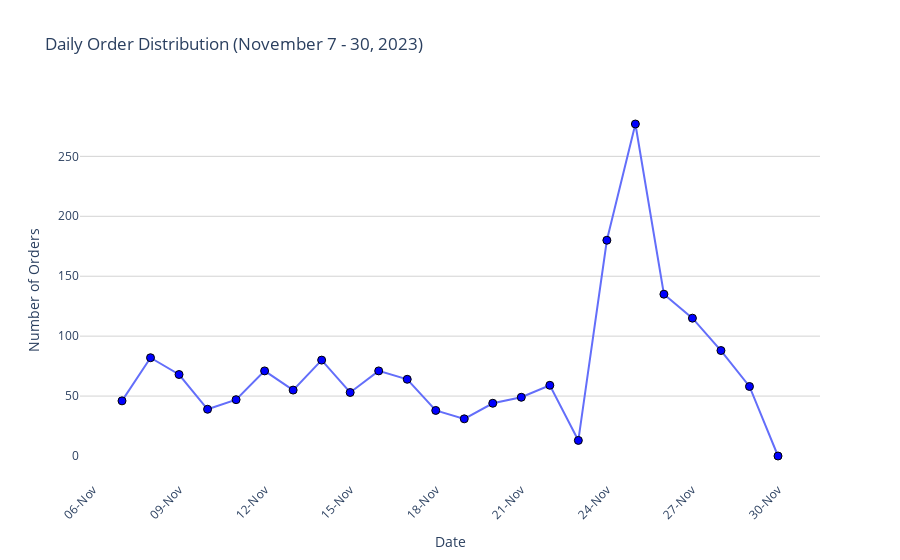

This figure's notebook cell:
### Markdown cell above
## Trend Noviembre

### Code cell
order_total['Created at'] = pd.to_datetime(order_total['Created at'],errors='coerce')

start_date = '2023-11-07'
end_date = '2023-11-30'

filtered_orders = order_total[
    (order_total['Created at'] >= start_date)&
    (order_total['Created at'] <= end_date)
]

date_range = pd.date_range(start=start_date, end=end_date)

orders_by_date = (
    filtered_orders
    .groupby(filtered_orders['Created at'].dt.date)
    .size()
    .reindex(date_range, fill_value=0)
    .reset_index()
    )

orders_by_date.columns = ['Date', 'Order Count']

fig = px.line(
    orders_by_date,
    x='Date',
    y='Order Count',
    title='Daily Order Distribution (November 7 - 30, 2023)',
    labels={'Date': 'Date', 'Order Count': 'Number of Orders'},
    markers=True  
)

fig.update_traces(
    text=orders_by_date['Order Count'].astype(str), 
    textposition='top center',  
    marker=dict(size=8, color='blue', line=dict(width=1, color='black'))  
)

fig.update_layout(
    xaxis_title="Date",
    yaxis_title="Number of Orders",
    xaxis=dict(tickformat='%d-%b', tickangle=-45),  
    plot_bgcolor='rgba(0,0,0,0)',  
    yaxis=dict(showgrid=True, gridcolor='lightgrey'),  
    font=dict(size=12)
)

fig.show()

### Figure 1 — Plotly figure (JSON) as saved in the notebook; plotly's stock layout.template omitted (floating-point values rounded to 4 significant figures)
{"data": [{"hovertemplate": "Date=%{x}<br>Number of Orders=%{y}<extra></extra>", "legendgroup": "", "line": {"color": "#636efa", "dash": "solid"}, "marker": {"color": "blue", "line": {"color": "black", "width": 1}, "size": 8, "symbol": "circle"}, "mode": "lines+markers", "name": "", "orientation": "v", "showlegend": false, "text": ["46", "82", "68", "39", "47", "71", "55", "80", "53", "71", "64", "38", "31", "44", "49", "59", "13", "180", "277", "135", "115", "88", "58", "0"], "textposition": "top center", "type": "scatter", "x": ["2023-11-07T00:00:00", "2023-11-08T00:00:00", "2023-11-09T00:00:00", "2023-11-10T00:00:00", "2023-11-11T00:00:00", "2023-11-12T00:00:00", "2023-11-13T00:00:00", "2023-11-14T00:00:00", "2023-11-15T00:00:00", "2023-11-16T00:00:00", "2023-11-17T00:00:00", "2023-11-18T00:00:00", "2023-11-19T00:00:00", "2023-11-20T00:00:00", "2023-11-21T00:00:00", "2023-11-22T00:00:00", "2023-11-23T00:00:00", "2023-11-24T00:00:00", "2023-11-25T00:00:00", "2023-11-26T00:00:00", "2023-11-27T00:00:00", "2023-11-28T00:00:00", "2023-11-29T00:00:00", "2023-11-30T00:00:00"], "xaxis": "x", "y": [46, 82, 68, 39, 47, 71, 55, 80, 53, 71, 64, 38, 31, 44, 49, 59, 13, 180, 277, 135, 115, 88, 58, 0], "yaxis": "y"}], "layout": {"font": {"size": 12}, "legend": {"tracegroupgap": 0}, "plot_bgcolor": "rgba(0,0,0,0)", "title": {"text": "Daily Order Distribution (November 7 - 30, 2023)"}, "xaxis": {"anchor": "y", "domain": [0, 1], "tickangle": -45, "tickformat": "%d-%b", "title": {"text": "Date"}}, "yaxis": {"anchor": "x", "domain": [0, 1], "gridcolor": "lightgrey", "showgrid": true, "title": {"text": "Number of Orders"}}}}
